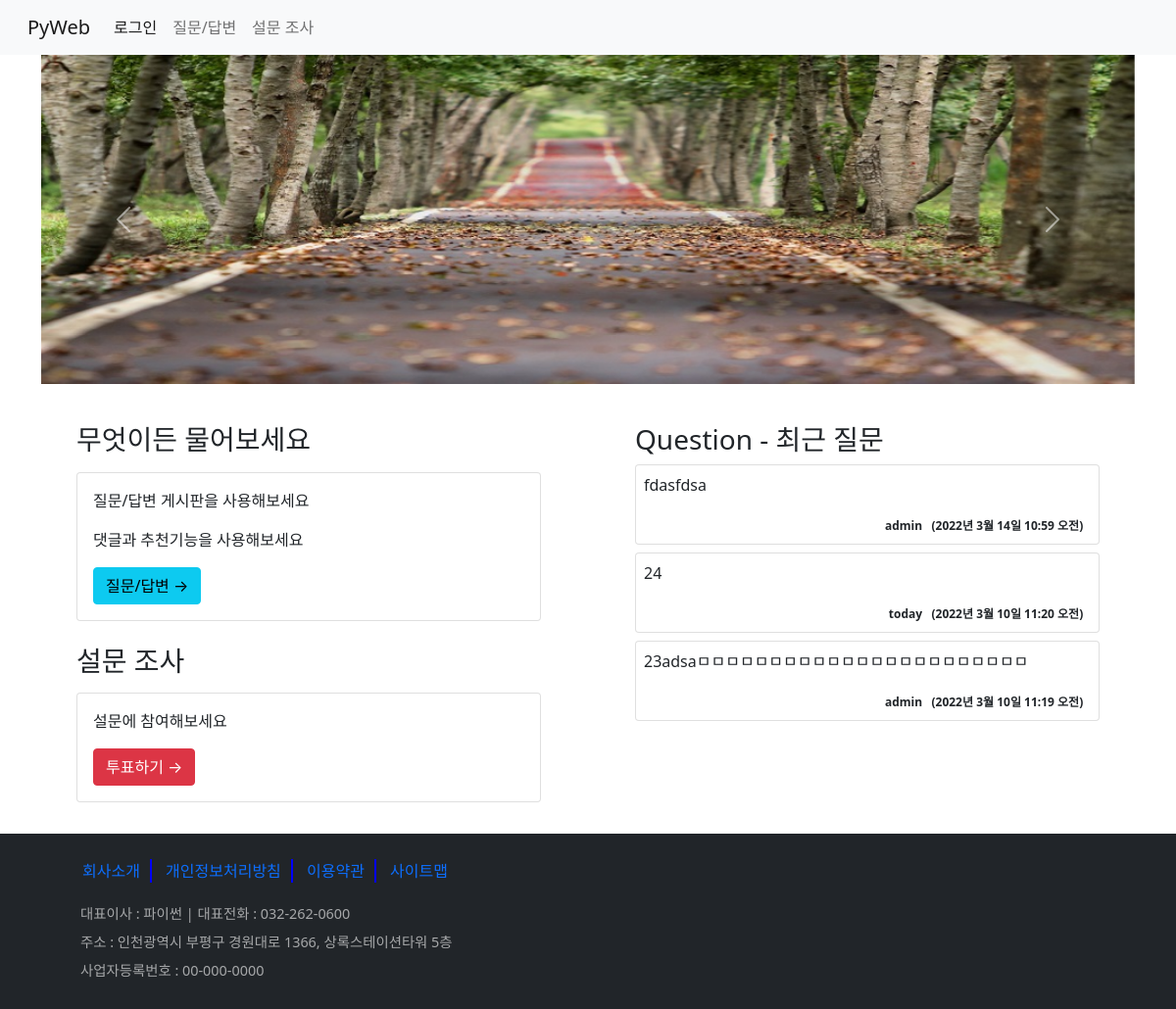
The app's page /, older data.
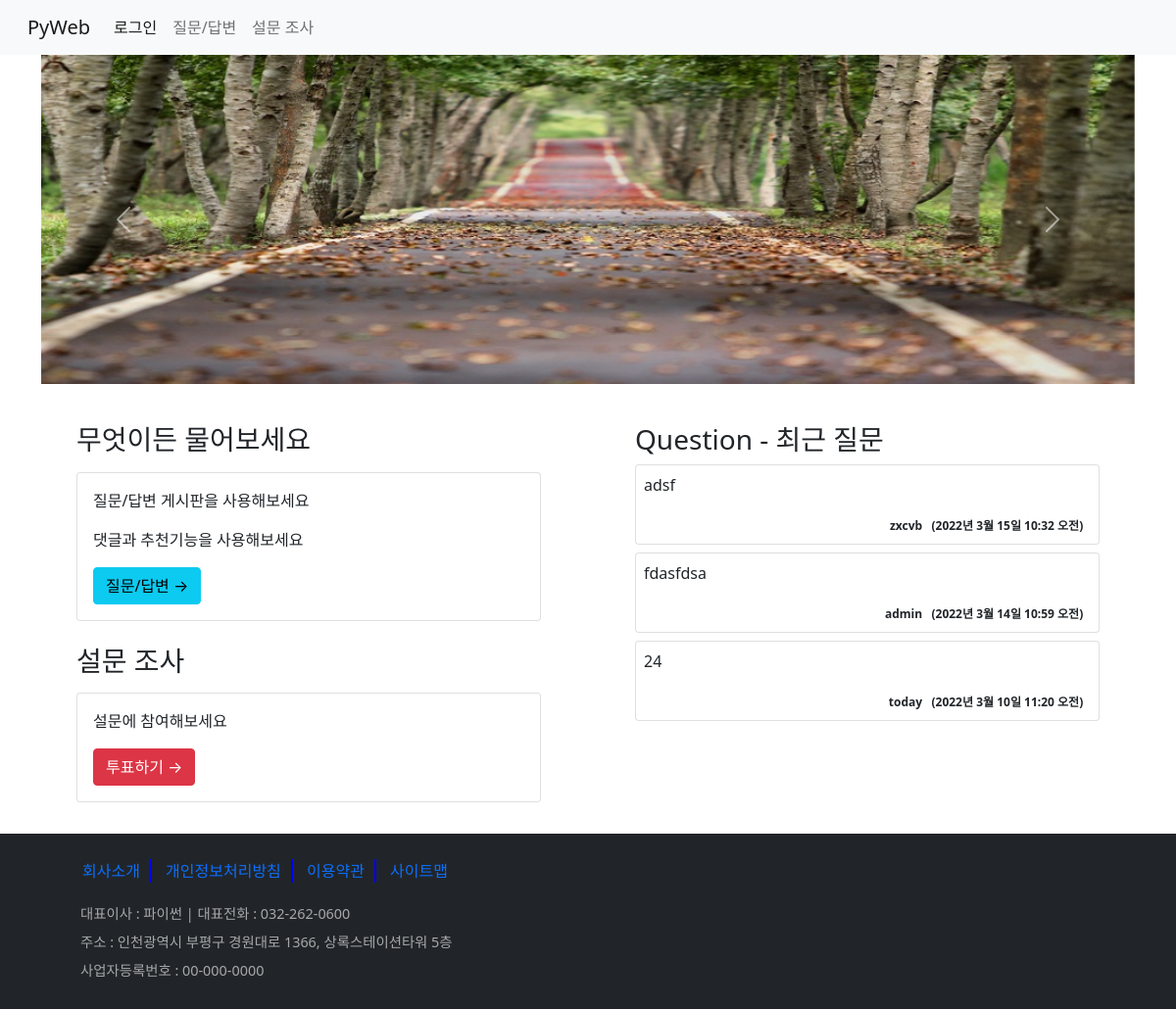
The same page, newer data.
### board/models.py (models this page shows, shortened)
class Question(models.Model):
    subject = models.CharField(max_length=200)
    content = models.TextField()
    create_date = models.DateTimeField()                                                            # 반드시 있어야 함(NOT NULL)
    modify_date = models.DateTimeField(null=True, blank=True)                                       # null 허용, blank - 폼 데이터 null
    author = models.ForeignKey(User, on_delete=models.CASCADE, related_name='author_question')      # user의 username과 외래키 설정
    voter = models.ManyToManyField(User, related_name='voter_question')                             # 추천수 - 다대다 관계

### board/views/base_views.py (the view)
# urls.py: path('', base_views.index, name='index'),                        # 127.0.0.1:8000/board/
def index(request):
    question_list = Question.objects.order_by('-pk')[:3]
    context = {'question_list':question_list}
    return render(request, 'board/index.html', context)

### templates/board/index.html (shortened to what this page needs)
{% extends 'base.html' %}
{% load static %}
{% block content %}
<div class="container">
    <div id="carouselExampleControls" class="carousel slide" data-bs-ride="carousel">
        <div class="carousel-inner">
            <div class="carousel-item active">
                <img src="{% static 'board/images/bg0.jpg' %}" class="d-block w-100" alt="...">
            </div>
        </div>
        <button class="carousel-control-prev" type="button" data-bs-target="#carouselExampleControls" data-bs-slide="prev">
            <span class="carousel-control-prev-icon" aria-hidden="true"></span>
        </button>
        <button class="carousel-control-next" type="button" data-bs-target="#carouselExampleControls" data-bs-slide="next">
            <span class="carousel-control-next-icon" aria-hidden="true"></span>
        </button>
    </div>
    <div class="row">
        <div class="col-6 px-5 my-3">
            <h3 class="mt-4">무엇이든 물어보세요</h3>
            <div class="card my-3">
                <div class="card-body">
                    <p>질문/답변 게시판을 사용해보세요</p>
                    <p>댓글과 추천기능을 사용해보세요</p>
                    <a href="{% url 'board:boardlist' %}" class="btn btn-info">질문/답변 &rarr;</a>
                </div>
            </div>
            <h3 class="mt-4">설문 조사</h3>
            <div class="card my-3">
                <div class="card-body">
                    <p>설문에 참여해보세요</p>
                    <a href="{% url 'poll:index' %}" class="btn btn-danger">투표하기 &rarr;</a>
                </div>
            </div>
        </div>
        <div class="col-6 px-5 my-3">
            <h3 class="mt-4">Question - 최근 질문</h3>
            {% for question in question_list %}
            <div class="card my-2">
                <div class="card-body p-2">
                    <p>
                        <a href="{% url 'board:detail' question.id %}" class="text-dark text-decoration-none">
                            {{ question.subject }}
                        </a>
                    </p>
                    <div class="card-text text-right">
                        <span class="badge text-dark">
                            {{ question.author }}&nbsp; &nbsp;({{ question.create_date }})
                        </span>
                    </div>
                </div>
            </div>
            {% endfor %}
        </div>
    </div>
</div>
{% endblock %}

Row changes from the older to the newer data that the page shows:
no longer on this page (row unchanged): Question: subject "23adsaㅁㅁㅁㅁㅁㅁㅁㅁㅁㅁㅁㅁㅁㅁㅁㅁㅁㅁㅁㅁㅁㅁㅁ", author "admin", create_date "2022년 3월 10일 11:19 오전"
added Question: subject "adsf", author "zxcvb", create_date "2022년 3월 15일 10:32 오전"
